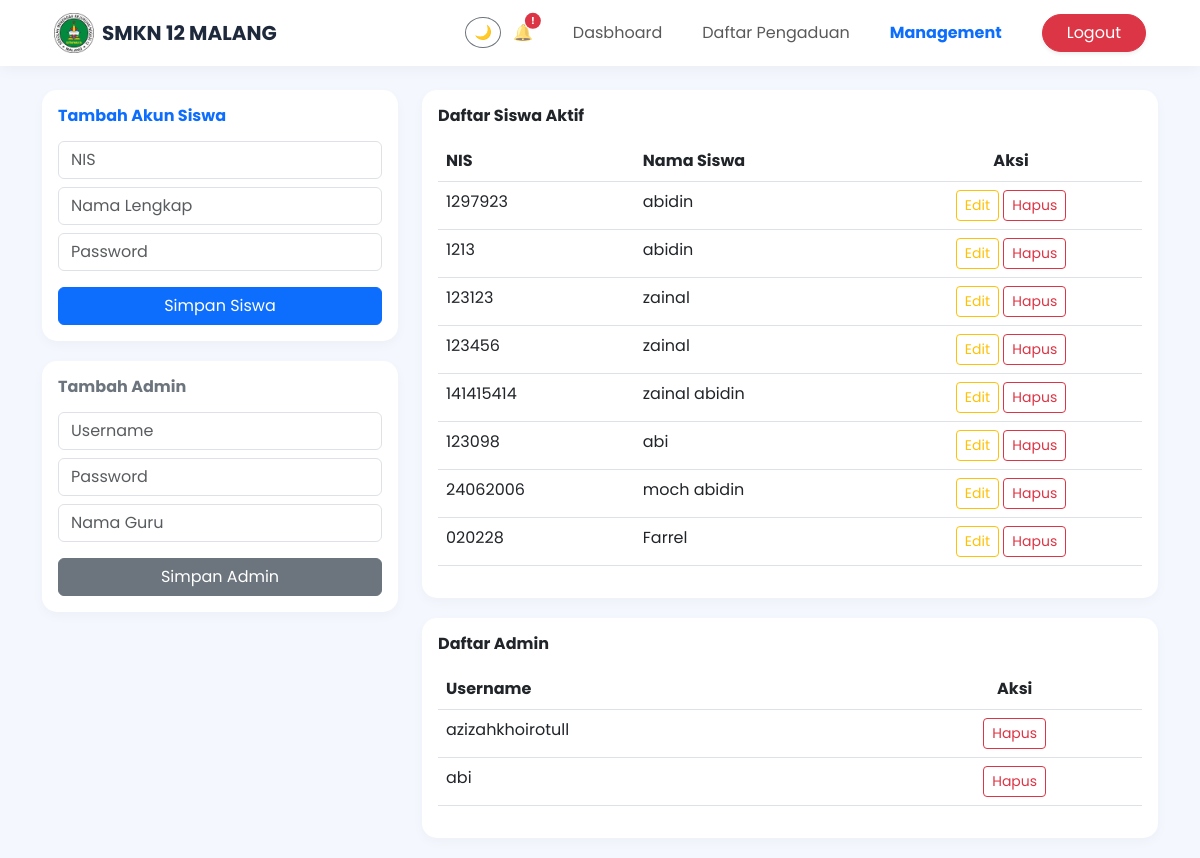
Screenshot of /management.php (signed in) with the database file from the repository.
### tables this page shows
CREATE TABLE `siswa` (
  `id_siswa` int(11) NOT NULL,
  `nama_siswa` varchar(100) NOT NULL,
  `nis` varchar(20) NOT NULL,
  `password` varchar(255) NOT NULL
);

### management.php (the view, shortened to what this page needs)
<?php
$conn = new mysqli("localhost","root","","ukk");
$result_admin = $conn->query("SELECT * FROM admin");
$res_siswa = $conn->query("SELECT * FROM siswa");
?>
<!DOCTYPE html>
<html lang="id">
<head>
    <link href="https://cdn.jsdelivr.net/npm/bootstrap@5.3.0/dist/css/bootstrap.min.css" rel="stylesheet">
</head>
<body>
<nav class="navbar navbar-expand-lg fixed-top">
    <div class="container px-4">
        <a class="navbar-brand d-flex align-items-center" href="dashboard_admin.php">
            <img src="assets/img/smk.png" width="40" class="me-2 rounded">
            SMKN 12 MALANG
        </a>
        <div class="collapse navbar-collapse" id="navMenu">
            <ul class="navbar-nav ms-auto align-items-center gap-2">
                <li class="nav-item me-1">
                    <button id="darkModeBtn" class="btn btn-sm btn-outline-secondary rounded-circle">🌙</button>
                </li>
                <li class="nav-item me-3 position-relative">
                    <span id="notifBadge" class="position-absolute top-0 start-100 translate-middle badge rounded-pill bg-danger" style="display:none; font-size: 0.6rem;">!</span>
                    <a class="nav-link p-0" href="#" id="notifIcon">🔔</a>
                </li>
                <li class="nav-item"><a class="nav-link px-3" href="dasbhoard_admin.php">Dasbhoard</a></li>
                <li class="nav-item"><a class="nav-link px-3" href="daftar_pengaduan.php">Daftar Pengaduan</a></li>
                <li class="nav-item"><a class="nav-link px-3 active text-primary fw-bold" href="management.php">Management</a></li>
                <li class="nav-item ms-lg-3">
                    <a href="?logout" onclick="return confirm('Yakin ingin keluar?')" class="btn btn-danger rounded-pill px-4 shadow-sm">Logout</a>
                </li>
            </ul>
        </div>
    </div>
</nav>
<div class="container">
    <div class="row">
        <div class="col-lg-4">
            <div class="card p-3">
                <h6 class="fw-bold text-primary mb-3">Tambah Akun Siswa</h6>
                <form method="post">
                    <input type="text" name="nis" class="form-control mb-2" placeholder="NIS" required>
                    <input type="text" name="nama" class="form-control mb-2" placeholder="Nama Lengkap" required>
                    <input type="password" name="password" class="form-control mb-3" placeholder="Password" required>
                    <button type="submit" name="add_siswa" class="btn btn-primary w-100">Simpan Siswa</button>
                </form>
            </div>
            <div class="card p-3">
                <h6 class="fw-bold text-secondary mb-3">Tambah Admin</h6>
                <form method="post">
                    <input type="text" name="username" class="form-control mb-2" placeholder="Username" required>
                    <input type="password" name="password" class="form-control mb-2" placeholder="Password" required>
                    <input type="text" name="guru" class="form-control mb-3" placeholder="Nama Guru" required>
                    <button type="submit" name="add_admin" class="btn btn-secondary w-100">Simpan Admin</button>
                </form>
            </div>
        </div>
        <div class="col-lg-8">
            <div class="card p-3">
                <h6 class="fw-bold mb-3">Daftar Siswa Aktif</h6>
                <div class="table-responsive">
                    <table class="table table-hover">
                        <thead>
                            <tr>
                                <th>NIS</th>
                                <th>Nama Siswa</th>
                                <th class="text-center">Aksi</th>
                            </tr>
                        </thead>
                        <tbody>
                            <?php if($res_siswa && $res_siswa->num_rows > 0): ?>
                                <?php while($s = $res_siswa->fetch_assoc()): ?>
                                <tr>
                                    <td><?= $s['nis'] ?></td>
                                    <td><?= $s['nama_siswa'] ?></td>
                                    <td class="text-center">
                                        <button class="btn btn-sm btn-outline-warning" onclick="editSiswa('<?= $s['nis'] ?>', '<?= $s['nama_siswa'] ?>')">Edit</button>
                                        <a href="?delete_siswa=<?= $s['nis'] ?>" class="btn btn-sm btn-outline-danger" onclick="return confirm('Hapus siswa?')">Hapus</a>
                                    </td>
                                </tr>
                                <?php endwhile; ?>
                            <?php else: ?>
                                <tr><td colspan="3" class="text-center text-muted">Belum ada data siswa.</td></tr>
                            <?php endif; ?>
                        </tbody>
                    </table>
                </div>
            </div>
            <div class="card p-3">
                <h6 class="fw-bold mb-3">Daftar Admin</h6>
                <table class="table table-hover">
                    <thead>
                        <tr>
                            <th>Username</th>
                            <th class="text-center">Aksi</th>
                        </tr>
                    </thead>
                    <tbody>
                        <?php while($a = $result_admin->fetch_assoc()): ?>
                        <tr>
                            <td><?= $a['username'] ?></td>
                            <td class="text-center">
                                <a href="?delete_admin=<?= $a['id'] ?>" class="btn btn-sm btn-outline-danger" onclick="return confirm('Hapus admin?')">Hapus</a>
                            </td>
                        </tr>
                        <?php endwhile; ?>
                    </tbody>
                </table>
            </div>
        </div>
    </div>
</div>
</body>
</html>

### management.php (style rules this page uses)
body { background:#f4f7fe; font-family:'Poppins',sans-serif; padding-top:90px; color:#334155; transition: 0.3s; }
.navbar { background:#ffffff; box-shadow:0 2px 15px rgba(0,0,0,0.05); }
.navbar-brand { font-weight:700; color:#1e293b !important; }
.card { border:none; border-radius:15px; box-shadow:0 4px 12px rgba(0,0,0,0.03); margin-bottom: 20px; transition: 0.3s; }

### rows the page displays
siswa: nis "1297923", nama_siswa "abidin"
siswa: nis "1213", nama_siswa "abidin"
siswa: nis "123123", nama_siswa "zainal"
siswa: nis "123456", nama_siswa "zainal"
siswa: nis "141415414", nama_siswa "zainal abidin"
siswa: nis "123098", nama_siswa "abi"
siswa: nis "24062006", nama_siswa "moch abidin"
siswa: nis "020228", nama_siswa "Farrel"

### other values shown
$a['username'] "azizahkhoirotull"
$a['username'] "abi"
